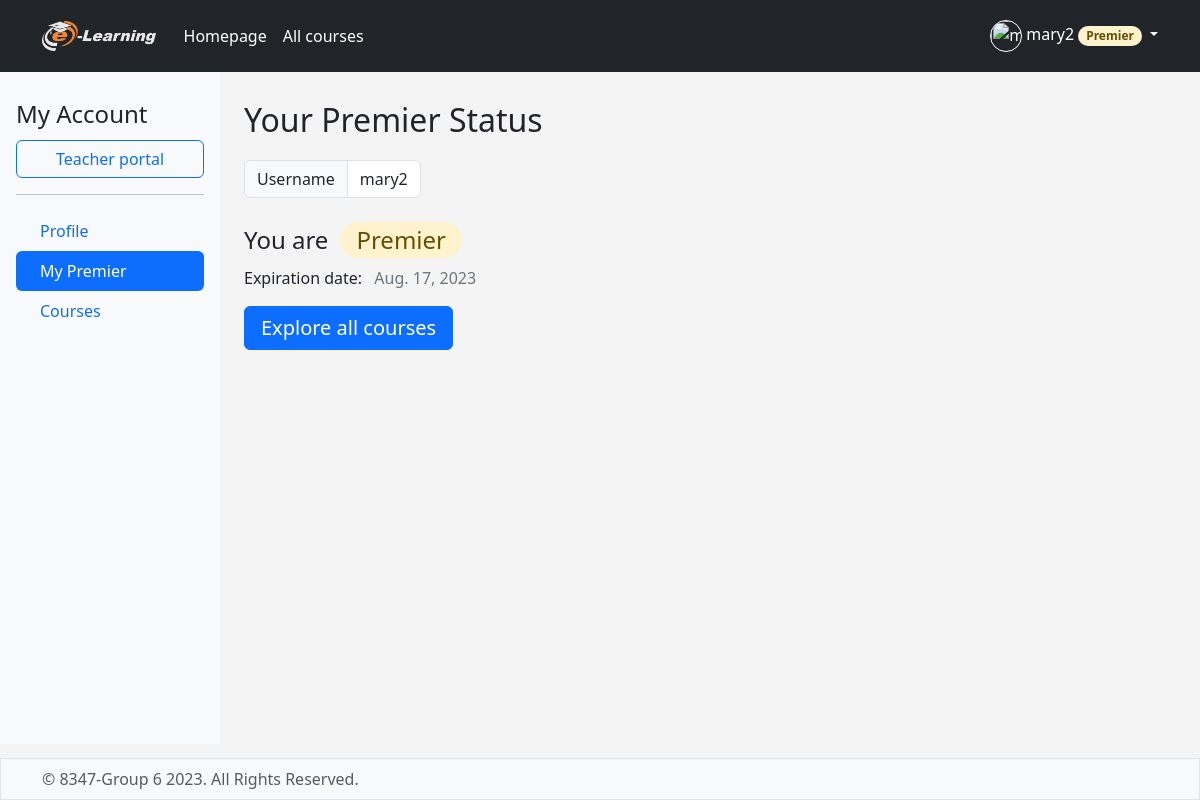
The page /mypremier/ (signed in) on the database as committed earlier.
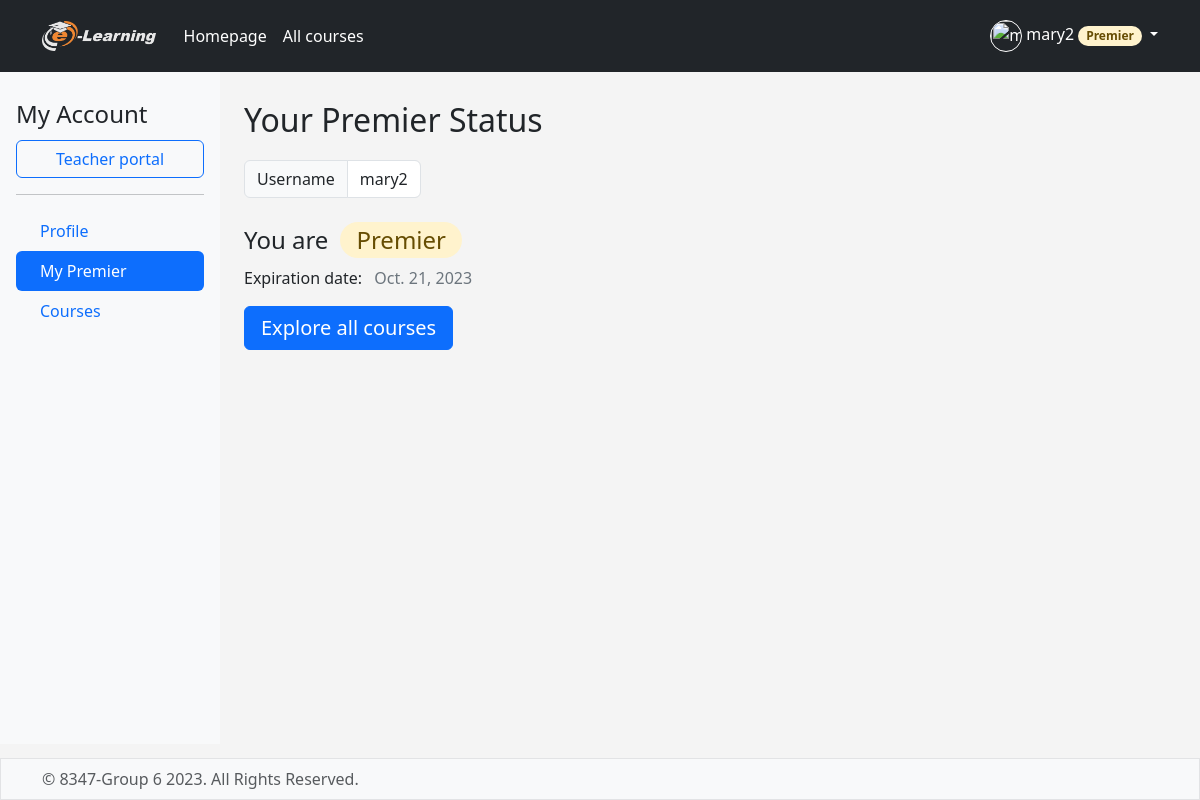
The same page on the database as committed later.
### elearning/models.py (models this page shows, shortened)
class Student(User):
    avatar = models.ImageField(upload_to=rename_avatar,default='avatars/avatar-default.svg')
    bios = models.TextField(blank=True)
    billing_address = models.CharField(max_length=300,null=True,blank=True)
    phone_number = models.CharField(max_length=20,null=True,blank=True)
    is_premier = models.BooleanField(default=False)
    premier_expiration = models.DateField(blank=True,null=True)
    is_teacher = models.BooleanField(default=False)
    class Meta:
        verbose_name = 'Student'

### elearning/views.py (the view)
# urls.py: path("mypremier/", views.mypremier, name="mypremier"),
@login_required(login_url='elearning:login')
def mypremier(request):
    exp_date = ''
    student = Student.objects.get(pk=request.user.id)
    is_premier = student.is_premier
    if is_premier:
        exp_date = student.premier_expiration
    return render(request,'elearning/mypremier.html',{"is_premier":is_premier,"exp_date":exp_date})

### elearning/templates/elearning/mypremier.html (shortened to what this page needs)
{% extends 'elearning/base.html' %}
{% load bootstrap_icons %}
{% block content %}
    <main class="d-flex flex-nowrap">
        <div class="d-flex flex-column flex-shrink-0 p-3 bg-body-tertiary " style="width: 220px;min-height: 84vh">
            <span class="fs-4 py-2 align-items-center">My Account</span>
            <a href="{% url 'elearning:teacher-portal' %}" class="btn btn-outline-primary fs-6">Teacher portal</a>
            <hr>
            <ul class="nav nav-pills flex-column mb-auto">
                <li class="nav-item align-middle">
                    <a href="{% url 'elearning:profile' %}" class="nav-link align-baseline" aria-current="page">
                        &ensp;Profile
                    </a>
                </li>
                <li class="nav-item  align-middle">
                    <a href="{% url 'elearning:mypremier' %}" class="nav-link active align-baseline" aria-current="page">
                        &ensp;My Premier
                    </a>
                </li>
                <li class="nav-item align-middle">
                    <a href="{% url 'elearning:mycourses' %}" class="nav-link align-baseline" aria-current="page">
                        &ensp;Courses
                    </a>
                </li>
            </ul>
        </div>
        <div class="container p-4" style="overflow-y: auto;height: 100%;">
            <div>
                <Span class="fs-2 mb-3 fw-normal align-self-center">Your Premier Status&ensp;</Span>
                <div class="input-group mb-3 align-content-center" style="width:fit-content;">
                    <span class="input-group-text ">Username</span>
                    <span type="text" class="form-control" id="username" disabled>{{ user.username }}</span>
                </div>
            </div>
            {% if is_premier %}
                <div class="d-flex py-2 align-items-center ">
        <span class="fs-4  align-self-center">You are&ensp;</span>
        <span class="fs-4 px-3 text-warning-emphasis bg-warning-subtle rounded-pill align-self-center" >Premier</span>
                </div>
                <span class="fs-6 mb-1 fw-normal align-self-center">Expiration date:</span>
                <span class="fs-6 text-secondary">&ensp;{{ exp_date }}</span>
                <button class="btn fs-5 btn-primary btn px-3 align-self-center" type="button" onclick="location.href='{% url 'elearning:courselist' %}'" >Explore all courses{% bs_icon 'arrow-right-short' size='1.25em' %}</button>
            {% endif %}
        </div>
    </main>
{% endblock %}

Rows that differ between the two databases and show on the page:
changed Student: premier_expiration "Aug. 17, 2023" → "Oct. 21, 2023"
